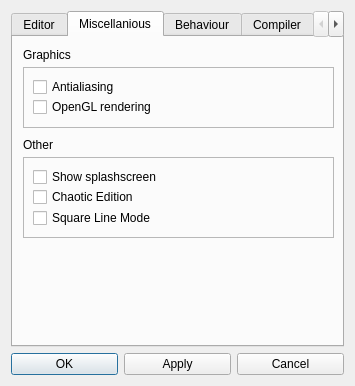
<?xml version="1.0" encoding="UTF-8"?>
<ui version="4.0">
 <class>PreferencesDialog</class>
 <widget class="QDialog" name="PreferencesDialog">
  <property name="geometry">
   <rect>
    <x>0</x>
    <y>0</y>
    <width>355</width>
    <height>386</height>
   </rect>
  </property>
  <property name="minimumSize">
   <size>
    <width>350</width>
    <height>300</height>
   </size>
  </property>
  <property name="maximumSize">
   <size>
    <width>400</width>
    <height>1000</height>
   </size>
  </property>
  <property name="windowTitle">
   <string>Preferences</string>
  </property>
  <property name="windowIcon">
   <iconset resource="../qrgui.qrc">
    <normaloff>:/icons/qreal.png</normaloff>:/icons/qreal.png</iconset>
  </property>
  <layout class="QGridLayout" name="gridLayout_2">
   <item row="1" column="0">
    <widget class="QPushButton" name="okButton">
     <property name="text">
      <string>OK</string>
     </property>
    </widget>
   </item>
   <item row="1" column="1">
    <widget class="QPushButton" name="applyButton">
     <property name="text">
      <string>Apply</string>
     </property>
    </widget>
   </item>
   <item row="1" column="2">
    <widget class="QPushButton" name="cancelButton">
     <property name="text">
      <string>Cancel</string>
     </property>
    </widget>
   </item>
   <item row="0" column="0" colspan="3">
    <widget class="QTabWidget" name="preferenciesTabWidget">
     <property name="enabled">
      <bool>true</bool>
     </property>
     <property name="currentIndex">
      <number>1</number>
     </property>
     <widget class="QWidget" name="editorTab">
      <attribute name="title">
       <string>Editor</string>
      </attribute>
      <widget class="QFrame" name="frame">
       <property name="geometry">
        <rect>
         <x>10</x>
         <y>30</y>
         <width>311</width>
         <height>125</height>
        </rect>
       </property>
       <property name="frameShape">
        <enum>QFrame::StyledPanel</enum>
       </property>
       <property name="frameShadow">
        <enum>QFrame::Raised</enum>
       </property>
       <widget class="QCheckBox" name="showGridCheckBox">
        <property name="geometry">
         <rect>
          <x>10</x>
          <y>10</y>
          <width>101</width>
          <height>20</height>
         </rect>
        </property>
        <property name="text">
         <string>Show grid</string>
        </property>
        <property name="checked">
         <bool>true</bool>
        </property>
       </widget>
       <widget class="QCheckBox" name="activateGridCheckBox">
        <property name="geometry">
         <rect>
          <x>150</x>
          <y>10</y>
          <width>151</width>
          <height>20</height>
         </rect>
        </property>
        <property name="text">
         <string>Activate grid</string>
        </property>
        <property name="tristate">
         <bool>false</bool>
        </property>
       </widget>
       <widget class="QSlider" name="gridWidthSlider">
        <property name="geometry">
         <rect>
          <x>10</x>
          <y>70</y>
          <width>241</width>
          <height>19</height>
         </rect>
        </property>
        <property name="minimum">
         <number>3</number>
        </property>
        <property name="maximum">
         <number>150</number>
        </property>
        <property name="singleStep">
         <number>1</number>
        </property>
        <property name="pageStep">
         <number>10</number>
        </property>
        <property name="orientation">
         <enum>Qt::Horizontal</enum>
        </property>
       </widget>
       <widget class="QSlider" name="indexGridSlider">
        <property name="geometry">
         <rect>
          <x>10</x>
          <y>90</y>
          <width>241</width>
          <height>19</height>
         </rect>
        </property>
        <property name="minimum">
         <number>5</number>
        </property>
        <property name="maximum">
         <number>150</number>
        </property>
        <property name="singleStep">
         <number>1</number>
        </property>
        <property name="pageStep">
         <number>10</number>
        </property>
        <property name="orientation">
         <enum>Qt::Horizontal</enum>
        </property>
       </widget>
       <widget class="QLabel" name="label_13">
        <property name="geometry">
         <rect>
          <x>263</x>
          <y>70</y>
          <width>46</width>
          <height>13</height>
         </rect>
        </property>
        <property name="text">
         <string>Width</string>
        </property>
       </widget>
       <widget class="QLabel" name="label_20">
        <property name="geometry">
         <rect>
          <x>263</x>
          <y>90</y>
          <width>46</width>
          <height>13</height>
         </rect>
        </property>
        <property name="text">
         <string>Cell size</string>
        </property>
       </widget>
       <widget class="QCheckBox" name="activateAlignmentCheckBox">
        <property name="geometry">
         <rect>
          <x>150</x>
          <y>40</y>
          <width>151</width>
          <height>17</height>
         </rect>
        </property>
        <property name="minimumSize">
         <size>
          <width>150</width>
          <height>0</height>
         </size>
        </property>
        <property name="text">
         <string>Activate alignment</string>
        </property>
        <property name="checked">
         <bool>true</bool>
        </property>
       </widget>
       <widget class="QCheckBox" name="showAlignmentCheckBox">
        <property name="geometry">
         <rect>
          <x>10</x>
          <y>40</y>
          <width>131</width>
          <height>20</height>
         </rect>
        </property>
        <property name="minimumSize">
         <size>
          <width>130</width>
          <height>0</height>
         </size>
        </property>
        <property name="text">
         <string>Show alignment</string>
        </property>
        <property name="checked">
         <bool>true</bool>
        </property>
       </widget>
      </widget>
      <widget class="QLabel" name="label">
       <property name="geometry">
        <rect>
         <x>10</x>
         <y>10</y>
         <width>31</width>
         <height>16</height>
        </rect>
       </property>
       <property name="text">
        <string>Grid</string>
       </property>
      </widget>
      <widget class="QLabel" name="label_2">
       <property name="geometry">
        <rect>
         <x>10</x>
         <y>150</y>
         <width>121</width>
         <height>16</height>
        </rect>
       </property>
       <property name="text">
        <string>Embedded Linkers</string>
       </property>
      </widget>
      <widget class="QFrame" name="frame_2">
       <property name="geometry">
        <rect>
         <x>10</x>
         <y>170</y>
         <width>311</width>
         <height>61</height>
        </rect>
       </property>
       <property name="frameShape">
        <enum>QFrame::StyledPanel</enum>
       </property>
       <property name="frameShadow">
        <enum>QFrame::Raised</enum>
       </property>
       <widget class="QSlider" name="embeddedLinkerSizeSlider">
        <property name="geometry">
         <rect>
          <x>10</x>
          <y>10</y>
          <width>241</width>
          <height>16</height>
         </rect>
        </property>
        <property name="minimum">
         <number>4</number>
        </property>
        <property name="maximum">
         <number>20</number>
        </property>
        <property name="orientation">
         <enum>Qt::Horizontal</enum>
        </property>
       </widget>
       <widget class="QLabel" name="label_3">
        <property name="geometry">
         <rect>
          <x>263</x>
          <y>10</y>
          <width>51</width>
          <height>16</height>
         </rect>
        </property>
        <property name="text">
         <string>Size</string>
        </property>
       </widget>
       <widget class="QSlider" name="embeddedLinkerIndentSlider">
        <property name="geometry">
         <rect>
          <x>10</x>
          <y>30</y>
          <width>241</width>
          <height>16</height>
         </rect>
        </property>
        <property name="minimum">
         <number>5</number>
        </property>
        <property name="maximum">
         <number>20</number>
        </property>
        <property name="orientation">
         <enum>Qt::Horizontal</enum>
        </property>
       </widget>
       <widget class="QLabel" name="label_4">
        <property name="geometry">
         <rect>
          <x>263</x>
          <y>30</y>
          <width>101</width>
          <height>16</height>
         </rect>
        </property>
        <property name="text">
         <string>Indent</string>
        </property>
       </widget>
      </widget>
      <widget class="QFrame" name="frame_8">
       <property name="geometry">
        <rect>
         <x>10</x>
         <y>250</y>
         <width>311</width>
         <height>41</height>
        </rect>
       </property>
       <property name="maximumSize">
        <size>
         <width>321</width>
         <height>41</height>
        </size>
       </property>
       <property name="frameShape">
        <enum>QFrame::StyledPanel</enum>
       </property>
       <property name="frameShadow">
        <enum>QFrame::Raised</enum>
       </property>
       <widget class="QLabel" name="label_17">
        <property name="geometry">
         <rect>
          <x>223</x>
          <y>10</y>
          <width>81</width>
          <height>16</height>
         </rect>
        </property>
        <property name="text">
         <string>Zoom factor</string>
        </property>
       </widget>
       <widget class="QSlider" name="zoomFactorSlider">
        <property name="geometry">
         <rect>
          <x>10</x>
          <y>10</y>
          <width>201</width>
          <height>16</height>
         </rect>
        </property>
        <property name="minimum">
         <number>0</number>
        </property>
        <property name="maximum">
         <number>10</number>
        </property>
        <property name="pageStep">
         <number>1</number>
        </property>
        <property name="value">
         <number>4</number>
        </property>
        <property name="orientation">
         <enum>Qt::Horizontal</enum>
        </property>
       </widget>
      </widget>
      <widget class="QLabel" name="label_19">
       <property name="geometry">
        <rect>
         <x>20</x>
         <y>230</y>
         <width>121</width>
         <height>16</height>
        </rect>
       </property>
       <property name="text">
        <string>Zoom</string>
       </property>
      </widget>
     </widget>
     <widget class="QWidget" name="miscTab">
      <attribute name="title">
       <string>Miscellanious</string>
      </attribute>
      <widget class="QFrame" name="frame_3">
       <property name="geometry">
        <rect>
         <x>10</x>
         <y>30</y>
         <width>311</width>
         <height>61</height>
        </rect>
       </property>
       <property name="frameShape">
        <enum>QFrame::StyledPanel</enum>
       </property>
       <property name="frameShadow">
        <enum>QFrame::Raised</enum>
       </property>
       <widget class="QCheckBox" name="antialiasingCheckBox">
        <property name="geometry">
         <rect>
          <x>10</x>
          <y>10</y>
          <width>291</width>
          <height>20</height>
         </rect>
        </property>
        <property name="text">
         <string>Antialiasing</string>
        </property>
       </widget>
       <widget class="QCheckBox" name="openGLCheckBox">
        <property name="geometry">
         <rect>
          <x>10</x>
          <y>30</y>
          <width>291</width>
          <height>20</height>
         </rect>
        </property>
        <property name="text">
         <string>OpenGL rendering</string>
        </property>
       </widget>
      </widget>
      <widget class="QLabel" name="label_5">
       <property name="geometry">
        <rect>
         <x>10</x>
         <y>10</y>
         <width>61</width>
         <height>16</height>
        </rect>
       </property>
       <property name="text">
        <string>Graphics</string>
       </property>
      </widget>
      <widget class="QLabel" name="label_6">
       <property name="geometry">
        <rect>
         <x>10</x>
         <y>100</y>
         <width>61</width>
         <height>16</height>
        </rect>
       </property>
       <property name="text">
        <string>Other</string>
       </property>
      </widget>
      <widget class="QFrame" name="frame_4">
       <property name="geometry">
        <rect>
         <x>10</x>
         <y>120</y>
         <width>311</width>
         <height>81</height>
        </rect>
       </property>
       <property name="frameShape">
        <enum>QFrame::StyledPanel</enum>
       </property>
       <property name="frameShadow">
        <enum>QFrame::Raised</enum>
       </property>
       <widget class="QCheckBox" name="splashScreenCheckBox">
        <property name="geometry">
         <rect>
          <x>10</x>
          <y>10</y>
          <width>291</width>
          <height>20</height>
         </rect>
        </property>
        <property name="text">
         <string>Show splashscreen</string>
        </property>
       </widget>
       <widget class="QCheckBox" name="chaoticEditionCheckBox">
        <property name="geometry">
         <rect>
          <x>10</x>
          <y>30</y>
          <width>291</width>
          <height>20</height>
         </rect>
        </property>
        <property name="text">
         <string>Chaotic Edition</string>
        </property>
       </widget>
       <widget class="QCheckBox" name="squareLineModeCheckBox">
        <property name="geometry">
         <rect>
          <x>10</x>
          <y>50</y>
          <width>201</width>
          <height>22</height>
         </rect>
        </property>
        <property name="text">
         <string>Square Line Mode</string>
        </property>
       </widget>
      </widget>
     </widget>
     <widget class="QWidget" name="tab">
      <attribute name="title">
       <string>Behaviour</string>
      </attribute>
      <widget class="QFrame" name="frame_5">
       <property name="geometry">
        <rect>
         <x>10</x>
         <y>30</y>
         <width>311</width>
         <height>41</height>
        </rect>
       </property>
       <property name="frameShape">
        <enum>QFrame::StyledPanel</enum>
       </property>
       <property name="frameShadow">
        <enum>QFrame::Raised</enum>
       </property>
       <widget class="QCheckBox" name="paletteTabCheckBox">
        <property name="geometry">
         <rect>
          <x>10</x>
          <y>10</y>
          <width>291</width>
          <height>20</height>
         </rect>
        </property>
        <property name="text">
         <string>Palette tab switching</string>
        </property>
       </widget>
      </widget>
      <widget class="QLabel" name="label_7">
       <property name="geometry">
        <rect>
         <x>10</x>
         <y>10</y>
         <width>91</width>
         <height>16</height>
        </rect>
       </property>
       <property name="text">
        <string>Automatics</string>
       </property>
      </widget>
      <widget class="QFrame" name="frame_6">
       <property name="geometry">
        <rect>
         <x>10</x>
         <y>110</y>
         <width>311</width>
         <height>81</height>
        </rect>
       </property>
       <property name="frameShape">
        <enum>QFrame::StyledPanel</enum>
       </property>
       <property name="frameShadow">
        <enum>QFrame::Raised</enum>
       </property>
       <widget class="QCheckBox" name="diagramCreateCheckBox">
        <property name="geometry">
         <rect>
          <x>10</x>
          <y>10</y>
          <width>291</width>
          <height>20</height>
         </rect>
        </property>
        <property name="text">
         <string>New diagram creating</string>
        </property>
       </widget>
       <widget class="QCheckBox" name="saveExitCheckBox">
        <property name="geometry">
         <rect>
          <x>10</x>
          <y>30</y>
          <width>291</width>
          <height>20</height>
         </rect>
        </property>
        <property name="text">
         <string>Save on exit</string>
        </property>
       </widget>
       <widget class="QCheckBox" name="chooseDiagramsToSaveCheckBox">
        <property name="geometry">
         <rect>
          <x>10</x>
          <y>50</y>
          <width>291</width>
          <height>20</height>
         </rect>
        </property>
        <property name="text">
         <string>Choose diagrams to save</string>
        </property>
       </widget>
      </widget>
      <widget class="QLabel" name="label_8">
       <property name="geometry">
        <rect>
         <x>10</x>
         <y>90</y>
         <width>91</width>
         <height>16</height>
        </rect>
       </property>
       <property name="text">
        <string>Suggestions</string>
       </property>
      </widget>
      <widget class="QLabel" name="label_41">
       <property name="geometry">
        <rect>
         <x>10</x>
         <y>210</y>
         <width>121</width>
         <height>16</height>
        </rect>
       </property>
       <property name="text">
        <string>Warning window</string>
       </property>
      </widget>
      <widget class="QFrame" name="frame_17">
       <property name="geometry">
        <rect>
         <x>10</x>
         <y>230</y>
         <width>311</width>
         <height>41</height>
        </rect>
       </property>
       <property name="frameShape">
        <enum>QFrame::StyledPanel</enum>
       </property>
       <property name="frameShadow">
        <enum>QFrame::Raised</enum>
       </property>
       <widget class="QCheckBox" name="warningWindowBox">
        <property name="geometry">
         <rect>
          <x>10</x>
          <y>10</y>
          <width>291</width>
          <height>20</height>
         </rect>
        </property>
        <property name="text">
         <string>Show window</string>
        </property>
       </widget>
      </widget>
     </widget>
     <widget class="QWidget" name="tab_2">
      <attribute name="title">
       <string>Compiler</string>
      </attribute>
      <layout class="QGridLayout" name="gridLayout_3">
       <item row="0" column="0">
        <widget class="QRadioButton" name="windowsButton">
         <property name="text">
          <string>Windows</string>
         </property>
         <property name="autoExclusive">
          <bool>true</bool>
         </property>
        </widget>
       </item>
       <item row="1" column="0">
        <widget class="QRadioButton" name="linuxButton">
         <property name="text">
          <string>Linux</string>
         </property>
        </widget>
       </item>
       <item row="2" column="0">
        <widget class="QRadioButton" name="otherButton">
         <property name="text">
          <string>Other</string>
         </property>
        </widget>
       </item>
       <item row="3" column="0">
        <widget class="QWidget" name="compilerSettingsWidget" native="true">
         <property name="enabled">
          <bool>false</bool>
         </property>
         <layout class="QGridLayout" name="gridLayout">
          <item row="0" column="0">
           <widget class="QLabel" name="label_9">
            <property name="text">
             <string>path to qmake</string>
            </property>
           </widget>
          </item>
          <item row="0" column="1">
           <widget class="QLineEdit" name="pathToQmake"/>
          </item>
          <item row="1" column="0">
           <widget class="QLabel" name="label_10">
            <property name="text">
             <string>path to make</string>
            </property>
           </widget>
          </item>
          <item row="1" column="1">
           <widget class="QLineEdit" name="pathToMake"/>
          </item>
          <item row="2" column="0">
           <widget class="QLabel" name="label_11">
            <property name="text">
             <string>plugin file extension</string>
            </property>
           </widget>
          </item>
          <item row="2" column="1">
           <widget class="QLineEdit" name="pluginExtension"/>
          </item>
          <item row="3" column="1">
           <widget class="QLineEdit" name="prefix"/>
          </item>
          <item row="3" column="0">
           <widget class="QLabel" name="label_12">
            <property name="text">
             <string>prefix</string>
            </property>
           </widget>
          </item>
         </layout>
        </widget>
       </item>
      </layout>
     </widget>
     <widget class="QWidget" name="debuggerTab">
      <attribute name="title">
       <string>Debugger</string>
      </attribute>
      <widget class="QLabel" name="label_16">
       <property name="geometry">
        <rect>
         <x>10</x>
         <y>10</y>
         <width>71</width>
         <height>16</height>
        </rect>
       </property>
       <property name="text">
        <string>Presentation</string>
       </property>
      </widget>
      <widget class="QFrame" name="frame_7">
       <property name="geometry">
        <rect>
         <x>10</x>
         <y>30</y>
         <width>311</width>
         <height>71</height>
        </rect>
       </property>
       <property name="frameShape">
        <enum>QFrame::StyledPanel</enum>
       </property>
       <property name="frameShadow">
        <enum>QFrame::Raised</enum>
       </property>
       <widget class="QLabel" name="label_14">
        <property name="geometry">
         <rect>
          <x>10</x>
          <y>10</y>
          <width>141</width>
          <height>16</height>
         </rect>
        </property>
        <property name="text">
         <string>Debug timeout (ms):</string>
        </property>
       </widget>
       <widget class="QLineEdit" name="timeoutLineEdit">
        <property name="geometry">
         <rect>
          <x>140</x>
          <y>10</y>
          <width>71</width>
          <height>20</height>
         </rect>
        </property>
       </widget>
       <widget class="QLabel" name="label_15">
        <property name="geometry">
         <rect>
          <x>10</x>
          <y>40</y>
          <width>101</width>
          <height>16</height>
         </rect>
        </property>
        <property name="text">
         <string>Color of highlight:</string>
        </property>
       </widget>
       <widget class="QComboBox" name="colorComboBox">
        <property name="geometry">
         <rect>
          <x>140</x>
          <y>40</y>
          <width>71</width>
          <height>22</height>
         </rect>
        </property>
       </widget>
      </widget>
      <widget class="QFrame" name="frame_9">
       <property name="geometry">
        <rect>
         <x>10</x>
         <y>130</y>
         <width>311</width>
         <height>161</height>
        </rect>
       </property>
       <property name="frameShape">
        <enum>QFrame::StyledPanel</enum>
       </property>
       <property name="frameShadow">
        <enum>QFrame::Raised</enum>
       </property>
       <widget class="QLabel" name="label_18">
        <property name="geometry">
         <rect>
          <x>10</x>
          <y>10</y>
          <width>81</width>
          <height>16</height>
         </rect>
        </property>
        <property name="text">
         <string>Debugger path:</string>
        </property>
       </widget>
       <widget class="QLabel" name="label_21">
        <property name="geometry">
         <rect>
          <x>10</x>
          <y>40</y>
          <width>71</width>
          <height>16</height>
         </rect>
        </property>
        <property name="text">
         <string>Builder path:</string>
        </property>
       </widget>
       <widget class="QLabel" name="label_22">
        <property name="geometry">
         <rect>
          <x>10</x>
          <y>100</y>
          <width>131</width>
          <height>16</height>
         </rect>
        </property>
        <property name="text">
         <string>Generated code file name:</string>
        </property>
       </widget>
       <widget class="QLabel" name="label_23">
        <property name="geometry">
         <rect>
          <x>10</x>
          <y>130</y>
          <width>91</width>
          <height>16</height>
         </rect>
        </property>
        <property name="text">
         <string>Builded file name:</string>
        </property>
       </widget>
       <widget class="QLineEdit" name="debuggerPathLineEdit">
        <property name="geometry">
         <rect>
          <x>140</x>
          <y>10</y>
          <width>101</width>
          <height>20</height>
         </rect>
        </property>
       </widget>
       <widget class="QLineEdit" name="builderPathLineEdit">
        <property name="geometry">
         <rect>
          <x>140</x>
          <y>40</y>
          <width>101</width>
          <height>20</height>
         </rect>
        </property>
       </widget>
       <widget class="QLineEdit" name="codeFileNameLineEdit">
        <property name="geometry">
         <rect>
          <x>140</x>
          <y>100</y>
          <width>71</width>
          <height>20</height>
         </rect>
        </property>
       </widget>
       <widget class="QLineEdit" name="buildedFileNameLineEdit">
        <property name="geometry">
         <rect>
          <x>140</x>
          <y>130</y>
          <width>71</width>
          <height>20</height>
         </rect>
        </property>
       </widget>
       <widget class="QPushButton" name="browseDebPathButton">
        <property name="geometry">
         <rect>
          <x>244</x>
          <y>10</y>
          <width>61</width>
          <height>23</height>
         </rect>
        </property>
        <property name="text">
         <string>Browse...</string>
        </property>
       </widget>
       <widget class="QPushButton" name="builderPathButton">
        <property name="geometry">
         <rect>
          <x>244</x>
          <y>40</y>
          <width>61</width>
          <height>23</height>
         </rect>
        </property>
        <property name="text">
         <string>Browse...</string>
        </property>
       </widget>
       <widget class="QLabel" name="label_25">
        <property name="geometry">
         <rect>
          <x>10</x>
          <y>70</y>
          <width>91</width>
          <height>16</height>
         </rect>
        </property>
        <property name="text">
         <string>Working directory:</string>
        </property>
       </widget>
       <widget class="QLineEdit" name="workDirLineEdit">
        <property name="geometry">
         <rect>
          <x>140</x>
          <y>70</y>
          <width>101</width>
          <height>20</height>
         </rect>
        </property>
       </widget>
       <widget class="QPushButton" name="workDirPushButton">
        <property name="geometry">
         <rect>
          <x>244</x>
          <y>70</y>
          <width>61</width>
          <height>23</height>
         </rect>
        </property>
        <property name="text">
         <string>Browse...</string>
        </property>
       </widget>
      </widget>
      <widget class="QLabel" name="label_24">
       <property name="geometry">
        <rect>
         <x>10</x>
         <y>110</y>
         <width>71</width>
         <height>16</height>
        </rect>
       </property>
       <property name="text">
        <string>Configuration</string>
       </property>
      </widget>
     </widget>
    </widget>
   </item>
  </layout>
 </widget>
 <resources>
  <include location="../qrgui.qrc"/>
 </resources>
 <connections/>
</ui>
